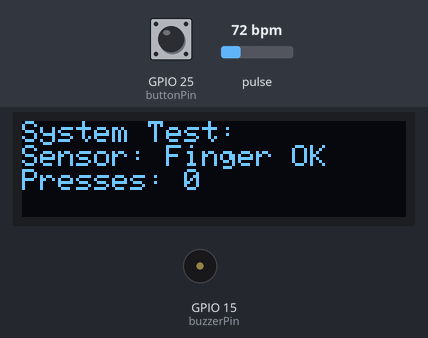
A sketch run on a simulated ESP32. Parts: 128×32 one-colour display, buzzer (waves = sounding, pin HIGH). Inputs (shaded band) come from the test bench; at power-on: GPIO 25 (buttonPin) HIGH, pulse 72 bpm. What the sketch prints to the serial monitor is not drawn.

Above: at 3.4 s.
3.5 s: GPIO 25 (buttonPin) pulled LOW for 0.15 s
At 4.9 s:
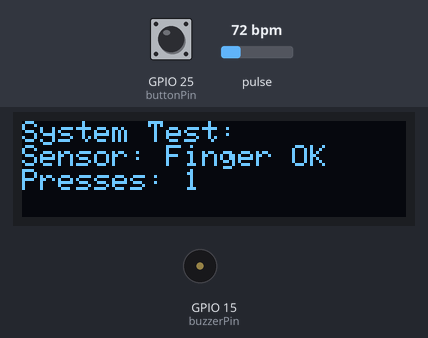
5.1 s: GPIO 25 (buttonPin) pulled LOW for 1 s
At 5.7 s:
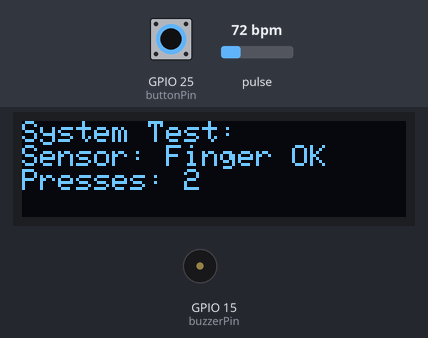
Timing chart, 0 to 8.1 s (numbered marks = the images above; inputs shaded):
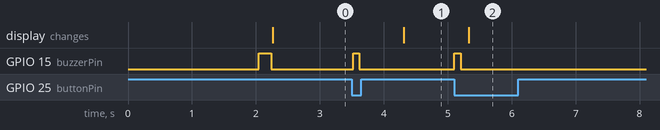

The sketch:

everything_together.ino
```cpp
/*
 * Everything Together Test
 * Testing all components working at the same time
 *
 * This was my test to make sure sensor, display, button and buzzer all work together
 * before I wrote the main program
 */

#include <Wire.h>
#include "MAX30105.h"
#include <Adafruit_GFX.h>
#include <Adafruit_SSD1306.h>

// Hardware setup
MAX30105 sensor;
Adafruit_SSD1306 display(128, 32, &Wire, -1);

// Pins
int buttonPin = 25;
int buzzerPin = 15;

// Variables
uint32_t lastIR = 0;
bool buttonPressed = false;
int counter = 0;

void setup() {
  Serial.begin(115200);
  Serial.println("Testing everything together...");

  // Setup pins
  pinMode(buttonPin, INPUT_PULLUP);
  pinMode(buzzerPin, OUTPUT);
  digitalWrite(buzzerPin, LOW);

  // Start I2C
  Wire.begin(21, 22);

  // Test display
  if (!display.begin(SSD1306_SWITCHCAPVCC, 0x3C)) {
    Serial.println("Display failed!");
    while(1);
  }

  display.clearDisplay();
  display.setTextSize(1);
  display.setTextColor(SSD1306_WHITE);
  display.setCursor(0,0);
  display.println("System Test");
  display.println("Starting...");
  display.display();
  delay(2000);

  // Test sensor
  if (!sensor.begin()) {
    Serial.println("Sensor failed!");
    display.clearDisplay();
    display.setCursor(0,0);
    display.println("Sensor failed!");
    display.display();
    while(1);
  }

  sensor.setup();  // Basic setup

  // Test buzzer
  Serial.println("Testing buzzer...");
  digitalWrite(buzzerPin, HIGH);
  delay(200);
  digitalWrite(buzzerPin, LOW);

  Serial.println("All systems working! Press button to test");
}

void loop() {
  // Check button
  if (digitalRead(buttonPin) == LOW && !buttonPressed) {
    buttonPressed = true;
    Serial.println("Button pressed!");

    // Make beep
    digitalWrite(buzzerPin, HIGH);
    delay(100);
    digitalWrite(buzzerPin, LOW);

    counter++;
  }

  if (digitalRead(buttonPin) == HIGH) {
    buttonPressed = false;
  }

  // Read sensor
  lastIR = sensor.getIR();

  // Update display every second
  static unsigned long lastUpdate = 0;
  if (millis() - lastUpdate > 1000) {
    updateDisplay();
    lastUpdate = millis();
  }

  delay(10);
}

void updateDisplay() {
  display.clearDisplay();
  display.setCursor(0,0);

  display.println("System Test:");

  // Show sensor status
  display.print("Sensor: ");
  if (lastIR > 5000) {
    display.println("Finger OK");
  } else {
    display.println("No finger");
  }

  // Show button presses
  display.print("Presses: ");
  display.println(counter);

  display.display();
}
```

Measured:
- after the input at 3.5 s, GPIO 15 (buzzerPin): LOW → HIGH at once, → LOW 0.10 s later; the display: changes after 0.81 s (image 1)
- after the input at 5.1 s, GPIO 15 (buzzerPin): LOW → HIGH at once, → LOW 0.10 s later; the display: changes after 0.23 s (image 2)
